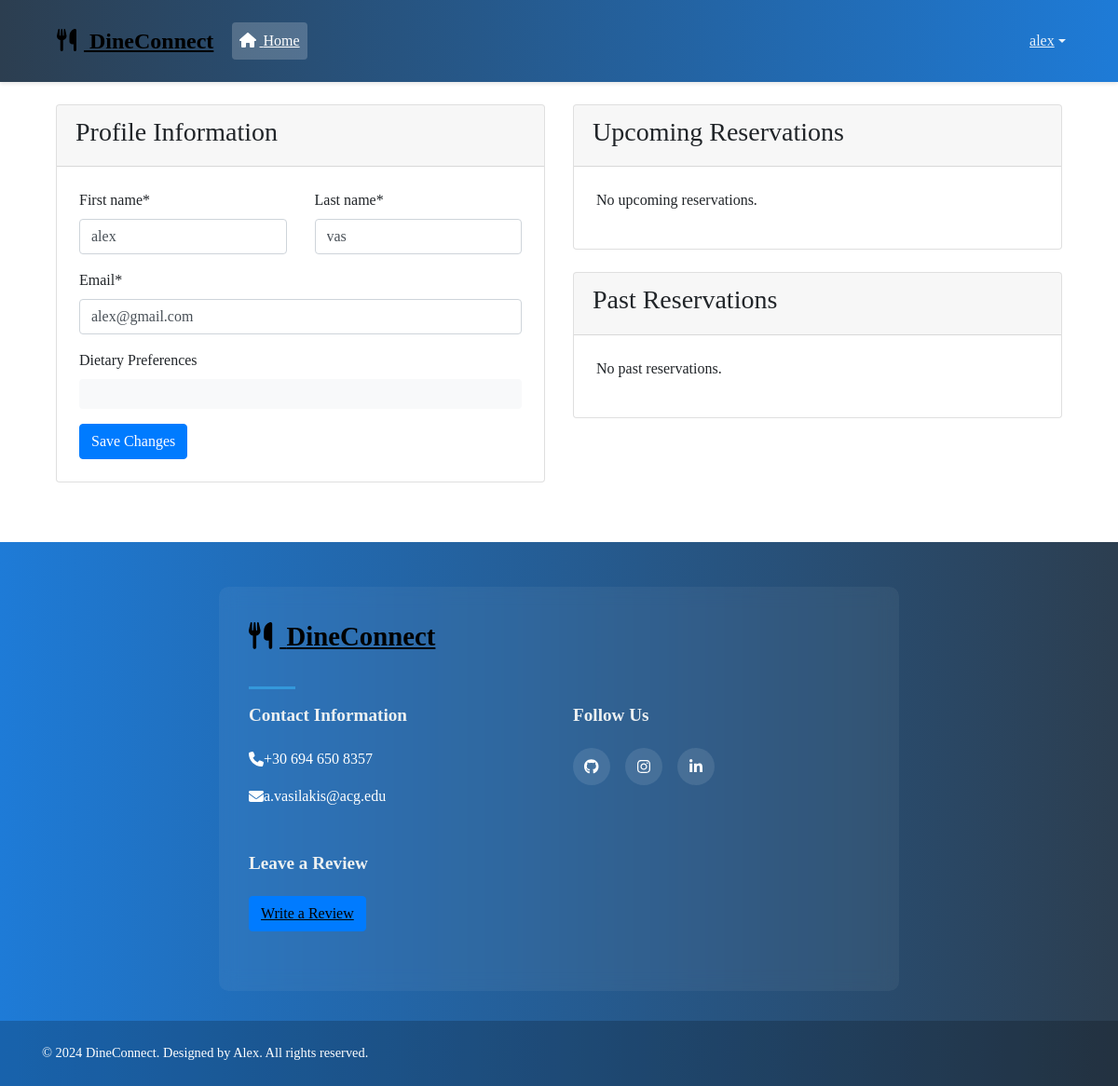
Before: /profile/alex/ (signed in) with the older database file.
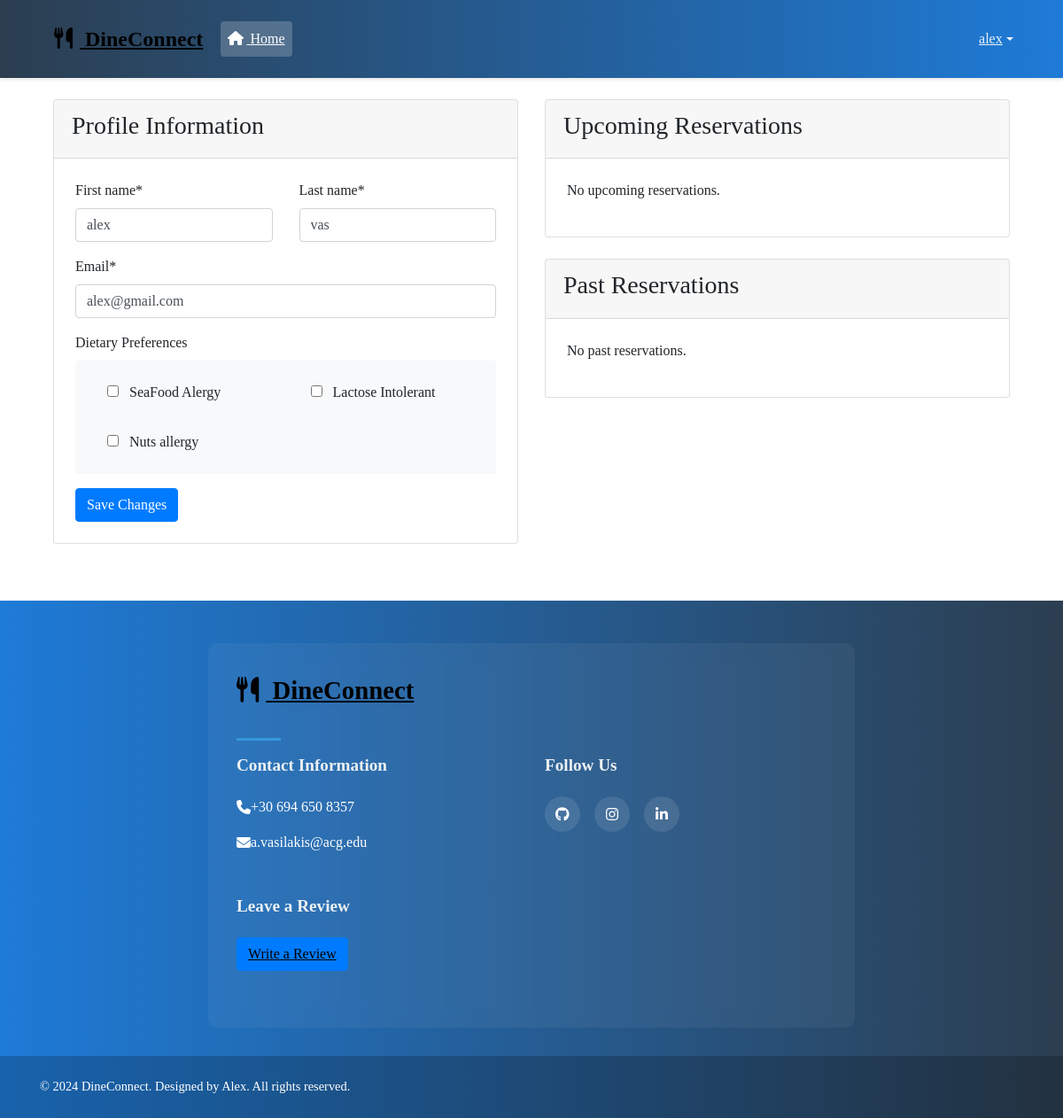
After: the same page with the newer database file.
### Restaurant_handling/models.py (models this page shows)
class DieteryPreference(models.Model):
    dietery_id = models.AutoField(primary_key=True)
    dietery_name = models.CharField(max_length=100)
    def __str__(self):
        return self.dietery_name

### gfgauth/views.py (the view)
# urls.py: path('profile/<username>/', views.profile, name='profile'),
@login_required
def profile(request, username):
    if request.user.username != username:
        messages.error(request, "You can only view and edit your own profile.")
        return redirect("profile", request.user.username)
    user = get_user_model().objects.filter(username=username).first()
    if not user:
        messages.error(request, "User not found.")
        return redirect("homepage")
    current_datetime = timezone.now()
    reservations = user.reservation_set.all()
    dietery_preference = user.dietery_preference.all()
    upcoming_reservations = reservations.filter(
        models.Q(reservation_date__gt=current_datetime.date()) |
        models.Q(
            reservation_date=current_datetime.date(),
            reservation_time__gt=current_datetime.time()
        )
    ).order_by('reservation_date', 'reservation_time')
    past_reservations = reservations.filter(
        models.Q(reservation_date__lt=current_datetime.date()) |
        models.Q(
            reservation_date=current_datetime.date(),
            reservation_time__lte=current_datetime.time()
        )
    ).order_by('-reservation_date', '-reservation_time')
    if request.method == 'POST':
        form = UserUpdateForm(request.POST, request.FILES, instance=user)
        if form.is_valid():
            user_form = form.save(commit=False)
            user_form.save()
            form.save_m2m()
            messages.success(request, f'{user_form.username}, Your profile has been updated!')
            return redirect("profile", user_form.username)
        else:
            for field, errors in form.errors.items():
                for error in errors:
                    messages.error(request, f"{field}: {error}")
    else:
        form = UserUpdateForm(instance=user)
    context = {
        "form": form,
        "upcoming_reservations": upcoming_reservations,
        "dietery_preference": dietery_preference,
        "past_reservations": past_reservations,
        "user_profile": user  # Add this to distinguish between logged-in user and profile user
    }
    return render(request=request, template_name="gfgauth/profile.html", context=context)

### gfgauth/forms.py
class UserUpdateForm(forms.ModelForm):
    email = forms.EmailField(required=True)
    first_name = forms.CharField(max_length=24, required=True)
    last_name = forms.CharField(max_length=24, required=True)
    dietery_preference = forms.ModelMultipleChoiceField(  # Match the model field name
        queryset=DieteryPreference.objects.all(),
        widget=forms.CheckboxSelectMultiple,
        required=False,
        label="Dietary Preferences"
    )
    class Meta:
        model = CustomUser
        fields = ['first_name', 'last_name', 'email', 'dietery_preference']
    def __init__(self, *args, **kwargs):
        super().__init__(*args, **kwargs)
        if self.instance:
            self.initial['dietery_preference'] = self.instance.dietery_preference.all()

### gfgauth/templates/gfgauth/profile.html (shortened to what this page needs)
{% extends 'main/header.html' %}
{% load crispy_forms_tags %}
{% block content %}
<div class="container mt-4">
    <div class="row">
        <div class="col-md-6">
            <div class="card">
                <div class="card-header">
                    <h3>Profile Information</h3>
                </div>
                <div class="card-body">
                    <form method="POST" enctype="multipart/form-data">
                        <div class="row g-3">
                            <div class="col-md-6">{{ form.first_name|as_crispy_field }}</div>
                            <div class="col-md-6">{{ form.last_name|as_crispy_field }}</div>
                        </div>
                        <div class="mb-3">{{ form.email|as_crispy_field }}</div>
                        <div class="mb-3">
                          <label class="form-label">Dietary Preferences</label>
                          <div class="preferences-grid">
                              {% for checkbox in form.dietery_preference %}
                                  <div class="form-check">
                                      {{ checkbox.tag }}
                                      <label class="form-check-label" for="{{ checkbox.id_for_label }}">
                                          {{ checkbox.choice_label }}
                                      </label>
                                  </div>
                              {% endfor %}
                          </div>
                      </div>
                        <div class="d-flex justify-content-between align-items-center">
                            <button type="submit" class="btn btn-primary">Save Changes</button>
                        </div>
                    </form>
                </div>
            </div>
        </div>
        <div class="col-md-6">
            <div class="card mb-4">
                <div class="card-header">
                    <h3>Upcoming Reservations</h3>
                </div>
                <div class="card-body">
                    {% if upcoming_reservations %}
                        <ul class="list-group">
                        {% for reservation in upcoming_reservations %}
                            <li class="list-group-item">
                                <h5>{{ reservation.business_id.business_name }}</h5>
                                <p>Date: {{ reservation.reservation_date }}<br>
                                Time: {{ reservation.reservation_time }}</p>
                            </li>
                        {% endfor %}
                        </ul>
                    {% else %}
                        <p>No upcoming reservations.</p>
                    {% endif %}
                </div>
            </div>
            <div class="card">
                <div class="card-header">
                    <h3>Past Reservations</h3>
                </div>
                <div class="card-body">
                    {% if past_reservations %}
                        <ul class="list-group">
                        {% for reservation in past_reservations %}
                            <li class="list-group-item">
                                <h5>{{ reservation.business_id.business_name }}</h5>
                                <p>Date: {{ reservation.reservation_date }}<br>
                                Time: {{ reservation.reservation_time }}</p>
                            </li>
                        {% endfor %}
                        </ul>
                    {% else %}
                        <p>No past reservations.</p>
                    {% endif %}
                </div>
            </div>
        </div>
    </div>
</div>
{% endblock %}

Changed rows visible on the page:
added DieteryPreference: choice_label "SeaFood Alergy"
added DieteryPreference: choice_label "Lactose Intolerant"
added DieteryPreference: choice_label "Nuts allergy"
